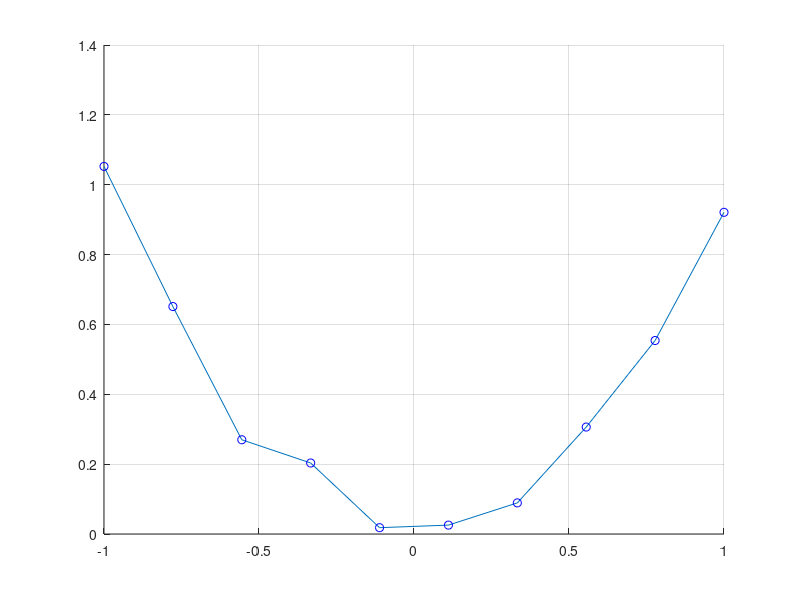

Recreate this plot in MATLAB. (Note: this script raises an error after producing the figure.)

ndata=10;
kwidth=1;
xTrain=linspace(-1,1,ndata)';
yTrain=xTrain.^2+(0.1/2)*randn(ndata,1);

figure(1),grid on,hold on,plot(xTrain,yTrain);
plot(xTrain,yTrain,'bo');


regulizer =0.001*eye(ndata);
TensorOut = calcTensor(ndata,ndata,xTrain,xTrain,kwidth);
figure(2),imagesc(TensorOut);


%% solusi

theta=inv(TensorOut'*TensorOut+regulizer)*TensorOut*yTrain;


%uji
ntest=100;
xTest=linspace(-1,1,ntest)';
TensorTest= calcTensor(ndata,ntest,xTrain,xTest,kwidth);
ypred=TensorTest'*theta;

figure(1),plot(xTest,ypred,'r');
